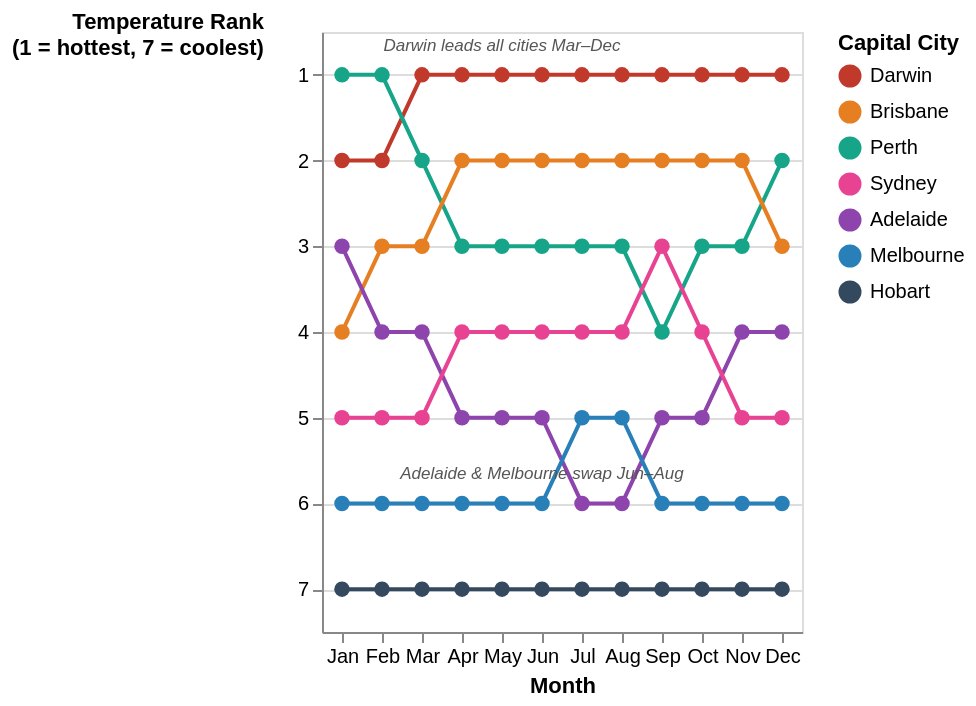

This figure's Vega-Lite source:
### Vega-Lite specification from a JSON file in a GitHub repository (floating-point values rounded to 4 significant figures)
{"$schema": "https://vega.github.io/schema/vega-lite/v5.json", "width": "container", "height": "container", "data": {"values": [{"city": "Darwin", "month": 0, "monthLabel": "Jan", "rank": 2}, {"city": "Darwin", "month": 1, "monthLabel": "Feb", "rank": 2}, {"city": "Darwin", "month": 2, "monthLabel": "Mar", "rank": 1}, {"city": "Darwin", "month": 3, "monthLabel": "Apr", "rank": 1}, {"city": "Darwin", "month": 4, "monthLabel": "May", "rank": 1}, {"city": "Darwin", "month": 5, "monthLabel": "Jun", "rank": 1}, {"city": "Darwin", "month": 6, "monthLabel": "Jul", "rank": 1}, {"city": "Darwin", "month": 7, "monthLabel": "Aug", "rank": 1}, {"city": "Darwin", "month": 8, "monthLabel": "Sep", "rank": 1}, {"city": "Darwin", "month": 9, "monthLabel": "Oct", "rank": 1}, {"city": "Darwin", "month": 10, "monthLabel": "Nov", "rank": 1}, {"city": "Darwin", "month": 11, "monthLabel": "Dec", "rank": 1}, {"city": "Perth", "month": 0, "monthLabel": "Jan", "rank": 1}, {"city": "Perth", "month": 1, "monthLabel": "Feb", "rank": 1}, {"city": "Perth", "month": 2, "monthLabel": "Mar", "rank": 2}, {"city": "Perth", "month": 3, "monthLabel": "Apr", "rank": 3}, {"city": "Perth", "month": 4, "monthLabel": "May", "rank": 3}, {"city": "Perth", "month": 5, "monthLabel": "Jun", "rank": 3}, {"city": "Perth", "month": 6, "monthLabel": "Jul", "rank": 3}, {"city": "Perth", "month": 7, "monthLabel": "Aug", "rank": 3}, {"city": "Perth", "month": 8, "monthLabel": "Sep", "rank": 4}, {"city": "Perth", "month": 9, "monthLabel": "Oct", "rank": 3}, {"city": "Perth", "month": 10, "monthLabel": "Nov", "rank": 3}, {"city": "Perth", "month": 11, "monthLabel": "Dec", "rank": 2}, {"city": "Brisbane", "month": 0, "monthLabel": "Jan", "rank": 4}, {"city": "Brisbane", "month": 1, "monthLabel": "Feb", "rank": 3}, {"city": "Brisbane", "month": 2, "monthLabel": "Mar", "rank": 3}, {"city": "Brisbane", "month": 3, "monthLabel": "Apr", "rank": 2}, {"city": "Brisbane", "month": 4, "monthLabel": "May", "rank": 2}, {"city": "Brisbane", "month": 5, "monthLabel": "Jun", "rank": 2}, {"city": "Brisbane", "month": 6, "monthLabel": "Jul", "rank": 2}, {"city": "Brisbane", "month": 7, "monthLabel": "Aug", "rank": 2}, {"city": "Brisbane", "month": 8, "monthLabel": "Sep", "rank": 2}, {"city": "Brisbane", "month": 9, "monthLabel": "Oct", "rank": 2}, {"city": "Brisbane", "month": 10, "monthLabel": "Nov", "rank": 2}, {"city": "Brisbane", "month": 11, "monthLabel": "Dec", "rank": 3}, {"city": "Adelaide", "month": 0, "monthLabel": "Jan", "rank": 3}, {"city": "Adelaide", "month": 1, "monthLabel": "Feb", "rank": 4}, {"city": "Adelaide", "month": 2, "monthLabel": "Mar", "rank": 4}, {"city": "Adelaide", "month": 3, "monthLabel": "Apr", "rank": 5}, {"city": "Adelaide", "month": 4, "monthLabel": "May", "rank": 5}, {"city": "Adelaide", "month": 5, "monthLabel": "Jun", "rank": 5}, {"city": "Adelaide", "month": 6, "monthLabel": "Jul", "rank": 6}, {"city": "Adelaide", "month": 7, "monthLabel": "Aug", "rank": 6}, {"city": "Adelaide", "month": 8, "monthLabel": "Sep", "rank": 5}, {"city": "Adelaide", "month": 9, "monthLabel": "Oct", "rank": 5}, {"city": "Adelaide", "month": 10, "monthLabel": "Nov", "rank": 4}, {"city": "Adelaide", "month": 11, "monthLabel": "Dec", "rank": 4}, {"city": "Sydney", "month": 0, "monthLabel": "Jan", "rank": 5}, {"city": "Sydney", "month": 1, "monthLabel": "Feb", "rank": 5}, {"city": "Sydney", "month": 2, "monthLabel": "Mar", "rank": 5}, {"city": "Sydney", "month": 3, "monthLabel": "Apr", "rank": 4}, {"city": "Sydney", "month": 4, "monthLabel": "May", "rank": 4}, {"city": "Sydney", "month": 5, "monthLabel": "Jun", "rank": 4}, {"city": "Sydney", "month": 6, "monthLabel": "Jul", "rank": 4}, {"city": "Sydney", "month": 7, "monthLabel": "Aug", "rank": 4}, {"city": "Sydney", "month": 8, "monthLabel": "Sep", "rank": 3}, {"city": "Sydney", "month": 9, "monthLabel": "Oct", "rank": 4}, {"city": "Sydney", "month": 10, "monthLabel": "Nov", "rank": 5}, {"city": "Sydney", "month": 11, "monthLabel": "Dec", "rank": 5}, {"city": "Melbourne", "month": 0, "monthLabel": "Jan", "rank": 6}, {"city": "Melbourne", "month": 1, "monthLabel": "Feb", "rank": 6}, {"city": "Melbourne", "month": 2, "monthLabel": "Mar", "rank": 6}, {"city": "Melbourne", "month": 3, "monthLabel": "Apr", "rank": 6}, {"city": "Melbourne", "month": 4, "monthLabel": "May", "rank": 6}, {"city": "Melbourne", "month": 5, "monthLabel": "Jun", "rank": 6}, {"city": "Melbourne", "month": 6, "monthLabel": "Jul", "rank": 5}, {"city": "Melbourne", "month": 7, "monthLabel": "Aug", "rank": 5}, {"city": "Melbourne", "month": 8, "monthLabel": "Sep", "rank": 6}, {"city": "Melbourne", "month": 9, "monthLabel": "Oct", "rank": 6}, {"city": "Melbourne", "month": 10, "monthLabel": "Nov", "rank": 6}, {"city": "Melbourne", "month": 11, "monthLabel": "Dec", "rank": 6}, {"city": "Hobart", "month": 0, "monthLabel": "Jan", "rank": 7}, {"city": "Hobart", "month": 1, "monthLabel": "Feb", "rank": 7}, {"city": "Hobart", "month": 2, "monthLabel": "Mar", "rank": 7}, {"city": "Hobart", "month": 3, "monthLabel": "Apr", "rank": 7}, {"city": "Hobart", "month": 4, "monthLabel": "May", "rank": 7}, {"city": "Hobart", "month": 5, "monthLabel": "Jun", "rank": 7}, {"city": "Hobart", "month": 6, "monthLabel": "Jul", "rank": 7}, {"city": "Hobart", "month": 7, "monthLabel": "Aug", "rank": 7}, {"city": "Hobart", "month": 8, "monthLabel": "Sep", "rank": 7}, {"city": "Hobart", "month": 9, "monthLabel": "Oct", "rank": 7}, {"city": "Hobart", "month": 10, "monthLabel": "Nov", "rank": 7}, {"city": "Hobart", "month": 11, "monthLabel": "Dec", "rank": 7}]}, "layer": [{"params": [{"name": "cityHighlight", "select": {"type": "point", "fields": ["city"], "on": "click"}, "bind": "legend"}], "mark": {"type": "line", "point": {"filled": true, "size": 60}}, "encoding": {"x": {"field": "month", "type": "ordinal", "title": "Month", "axis": {"labelAngle": 0, "labelExpr": "['Jan','Feb','Mar','Apr','May','Jun','Jul','Aug','Sep','Oct','Nov','Dec'][datum.value]"}}, "y": {"field": "rank", "type": "quantitative", "title": ["Temperature Rank", "(1 = hottest, 7 = coolest)"], "scale": {"domain": [7.5, 0.5]}, "axis": {"values": [1, 2, 3, 4, 5, 6, 7], "tickCount": 7, "titleAngle": 0, "titleAnchor": "end", "titleAlign": "right"}}, "color": {"field": "city", "type": "nominal", "title": "Capital City", "scale": {"domain": ["Darwin", "Brisbane", "Perth", "Sydney", "Adelaide", "Melbourne", "Hobart"], "range": ["#c0392b", "#e67e22", "#17a589", "#e84393", "#8e44ad", "#2980b9", "#34495e"]}}, "opacity": {"condition": {"param": "cityHighlight", "value": 1}, "value": 0.08}, "tooltip": [{"field": "city", "type": "nominal", "title": "Capital City"}, {"field": "monthLabel", "type": "nominal", "title": "Month"}, {"field": "rank", "type": "quantitative", "title": "Temperature Rank"}]}}, {"data": {"values": [{"month": 4, "rank": 0.65, "note": "Darwin leads all cities Mar–Dec"}, {"month": 5, "rank": 5.65, "note": "Adelaide & Melbourne swap Jun–Aug"}]}, "mark": {"type": "text", "fontSize": 8.5, "fontStyle": "italic", "color": "#555", "align": "center"}, "encoding": {"x": {"field": "month", "type": "ordinal"}, "y": {"field": "rank", "type": "quantitative"}, "text": {"field": "note", "type": "nominal"}}}]}
